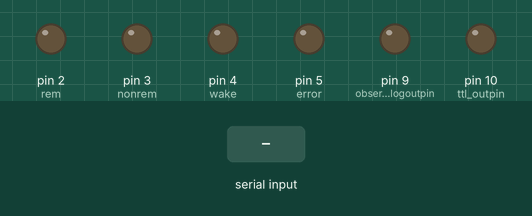
The sketch below on a simulated Arduino Uno, built with avr-gcc and run on an emulated ATmega328P. On the bench: output pins drawn as LEDs (lit = HIGH). Inputs (shaded band) come from the test bench.

Above: at 1.2 s.
1.3 s: byte 30 received over Serial
At 1.9 s:
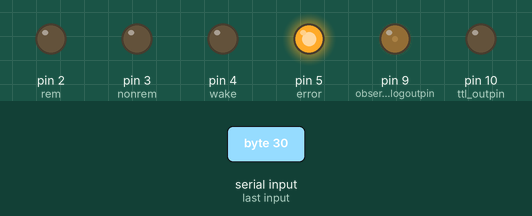
2.8 s: byte 90 received over Serial
At 4.2 s:
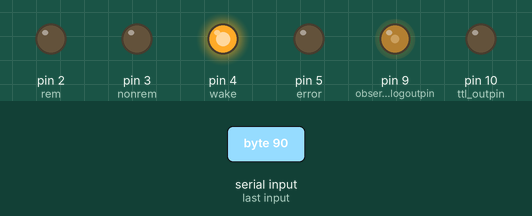
Timing chart, 0 to 5.8 s (numbered marks = the images above; inputs shaded):
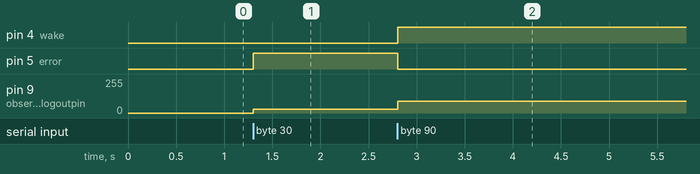

The sketch:

Analogctrl.ino
```cpp
#define error 5
#define wake 4
#define nonrem 3
#define rem 2

//ジャンパーされていると，LOWとなる
#define jumperpin_w 8
#define jumperpin_n 7
#define jumperpin_r 6
#define ttl_outpin 10
#define observe_analogoutpin 9
#define clear_delay 100 //ms クリアするときにクリアするのを待つ時間
#define serialreadtimeout 15000 //about ms

//#define NELEMS(arg) (sizeof(arg) / sizeof((arg)[0]))
// the setup routine runs once when you press reset:
void setup() {
  // initialize serial communication at 9600 bits per second:
  delay(10);
  Serial.begin(9600);
  pinMode(error, OUTPUT);
  pinMode(wake, OUTPUT);
  pinMode(nonrem, OUTPUT);
  pinMode(rem, OUTPUT);
  pinMode(ttl_outpin, OUTPUT);
  pinMode(observe_analogoutpin, OUTPUT);
  delay(10);
  digitalWrite(error, LOW);
  digitalWrite(wake, LOW);
  digitalWrite(nonrem, LOW);
  digitalWrite(rem, LOW);

  TCCR1B &= B11111000;
  TCCR1B |= B00000001;// r=1の場合
}

byte byteval = (byte)0;
int val = 0;

void Analog_output(){
  if(val <= 255){
    analogWrite(observe_analogoutpin,val);
  }
  if(val >= 191){
    digitalWrite(rem, HIGH);
    digitalWrite(nonrem, LOW);
    digitalWrite(wake, LOW);
    digitalWrite(error, LOW);
  }else if(val >= 125){
    digitalWrite(rem, LOW);
    digitalWrite(nonrem, HIGH);
    digitalWrite(wake, LOW);
    digitalWrite(error, LOW);
  }else if(val >= 63){
    digitalWrite(rem, LOW);
    digitalWrite(nonrem, LOW);
    digitalWrite(wake, HIGH);
    digitalWrite(error, LOW);
  }else{
    digitalWrite(rem, LOW);
    digitalWrite(nonrem, LOW);
    digitalWrite(wake, LOW);
    digitalWrite(error, HIGH);
  }
}

// main roop
void loop() {
  if (Serial.available()) {
       byteval = Serial.read();
       val = (int)byteval;
       Analog_output();
  }
  delay(1);
}
```

Measured:
- after the input at 1.3 s, pin 5 (error): LOW → HIGH at once; pin 9 (observe_analogoutpin): 0/255 → 30/255 at once
- after the input at 2.8 s, pin 4 (wake): LOW → HIGH at once; pin 5 (error): HIGH → LOW at once; pin 9 (observe_analogoutpin): 30/255 → 90/255 at once
